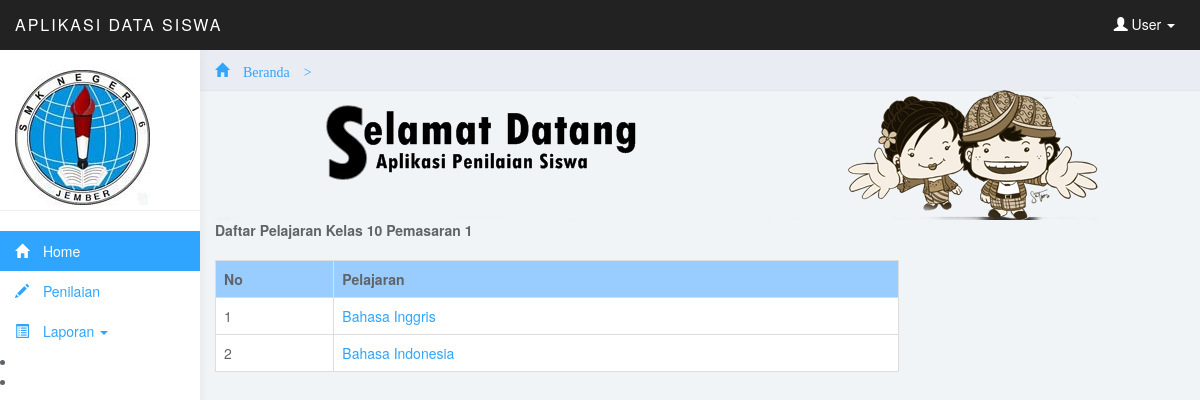
Page /admin/menu.php?page=laporpelajaran&kelas=K000000005&kompetensi=KK00000004 (signed in) on the committed database.
### tables this page shows
CREATE TABLE IF NOT EXISTS `tb_kelas` (
  `kode_kelas` varchar(10) NOT NULL,
  `kompetensi_kode` char(10) NOT NULL,
  `kelas` varchar(100) NOT NULL,
  `nama_kelas` varchar(50) NOT NULL,
  PRIMARY KEY (`kode_kelas`)
);

CREATE TABLE IF NOT EXISTS `tb_kompetensikeahlian` (
  `kompetensi_kode` char(10) NOT NULL,
  `bidang_kode` char(10) NOT NULL,
  `kompetensi_nama` varchar(25) NOT NULL,
  PRIMARY KEY (`kompetensi_kode`)
);

CREATE TABLE IF NOT EXISTS `tb_standarkompetensi` (
  `sk_kode` char(10) NOT NULL,
  `guru_kode` char(10) NOT NULL,
  `kompetensi_kode` char(10) NOT NULL,
  `sk_nama` varchar(60) NOT NULL,
  `kelas` varchar(10) NOT NULL,
  `kkm` varchar(3) NOT NULL,
  PRIMARY KEY (`sk_kode`)
);

### admin/Data/laporan_nilai/laporan_pelajaran.php (the view, shortened to what this page needs)
<?php $kelas=$_GET['kelas'];
$sql=mysql_query("select * from tb_kelas where kode_kelas='$kelas'") or die(mysql_error());
$nama=mysql_fetch_array($sql); ?><div class="table-header">
  <div class="nav-collapse"> <strong>Daftar Pelajaran Kelas <?php echo $nama['nama_kelas'] ?>  &nbsp;&nbsp;&nbsp;&nbsp;&nbsp;&nbsp;&nbsp;&nbsp;&nbsp;</strong>
  </div>
</div>
<table width="684" border="0">
  <tr>
    <td width="585"><br>
<table width="414" border="0" class="table table-bordered table-hover">
  <tr>
    <td width="53" bgcolor="#99CCFF"><div align="left"><strong>No</strong></div></td>
    <td width="253" bgcolor="#99CCFF"><div align="left"><strong>Pelajaran</strong></div></td>
  </tr>
  <?php
  if($_SESSION['level']<>"Admin"){
  $no=1; $swl=mysql_query("select  tb_standarkompetensi.*, tb_kompetensikeahlian.*  from tb_kompetensikeahlian, tb_kelas, tb_standarkompetensi where tb_standarkompetensi.kompetensi_kode=tb_kompetensikeahlian.kompetensi_kode and tb_standarkompetensi.kelas=tb_kelas.kelas and  tb_kelas.kompetensi_kode=tb_standarkompetensi.kompetensi_kode  and tb_kelas.kode_kelas='$kelas' and tb_kompetensikeahlian.kompetensi_kode='".$_GET['kompetensi']."' and tb_standarkompetensi.guru_kode='".$_SESSION['Kode_Pengguna']."'");
  }
  while ($tam=mysql_fetch_array($swl)){ ?>
  <tr>
    <td><?php echo $no ?></td>
    <td><a href="?page=lapordaftarnilai&kelas=<?php echo $kelas ?>&skkode=<?php echo $tam['sk_kode'];?>"><?php echo $tam['sk_nama']; ?></a></td>
  </tr><?php $no++; } ?>
</table>
</td>
  </tr>
</table>

### admin/css/styles.css (style rules this page uses)
body { background: #f1f4f7; padding-top: 50px; color: #5f6468; }
a, a:hover, a:focus { color: #30a5ff; }
.table { background: #fff; }

### rows in the picture
tb_kelas: nama_kelas "10 Pemasaran 1"
tb_kompetensikeahlian: tb_standarkompetensi.sk_nama "Bahasa Inggris", tb_standarkompetensi.sk_nama "Bahasa Indonesia"
